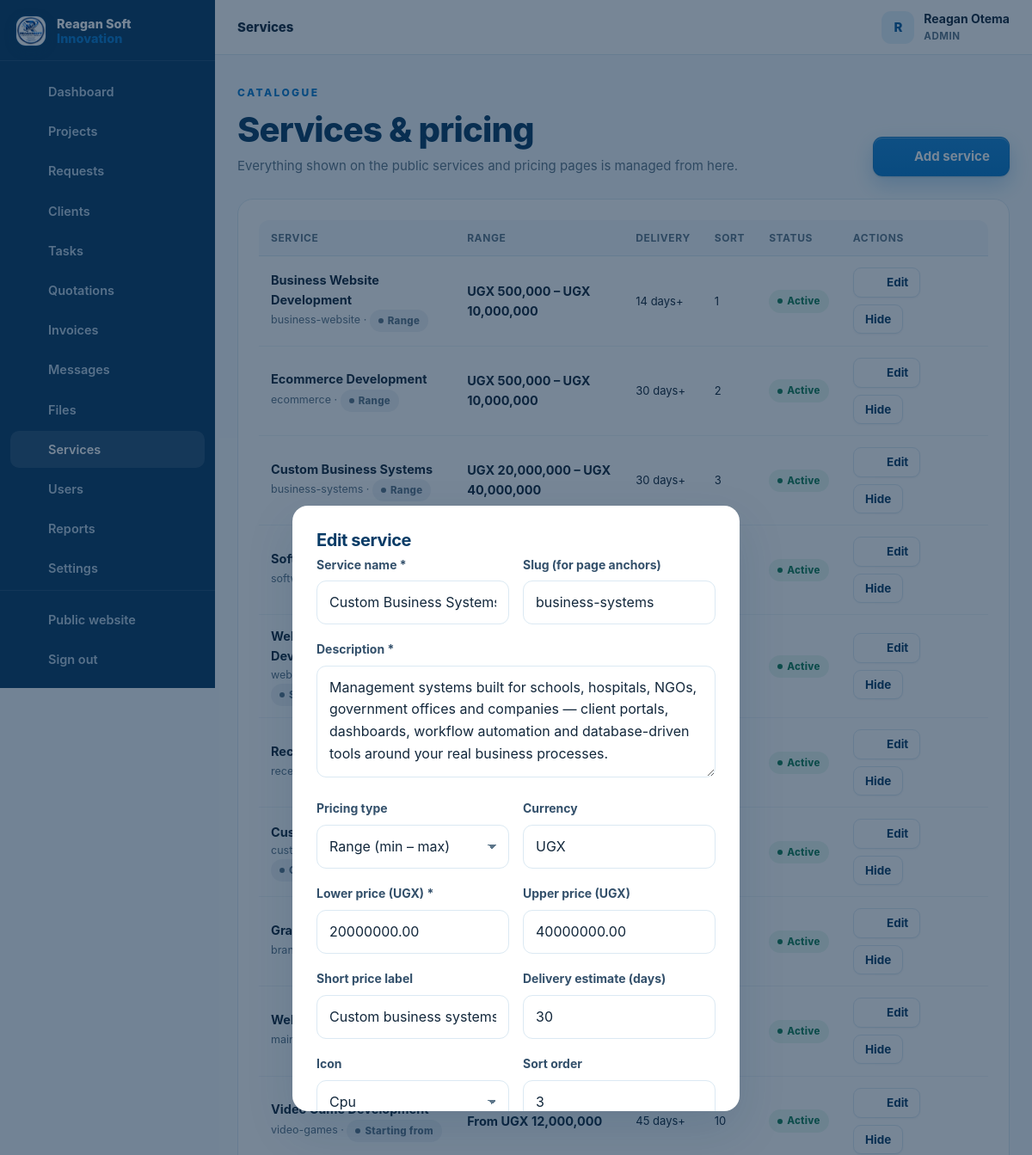
The page /admin/services.php?edit=3 (signed in, upper part) on the database as committed earlier.
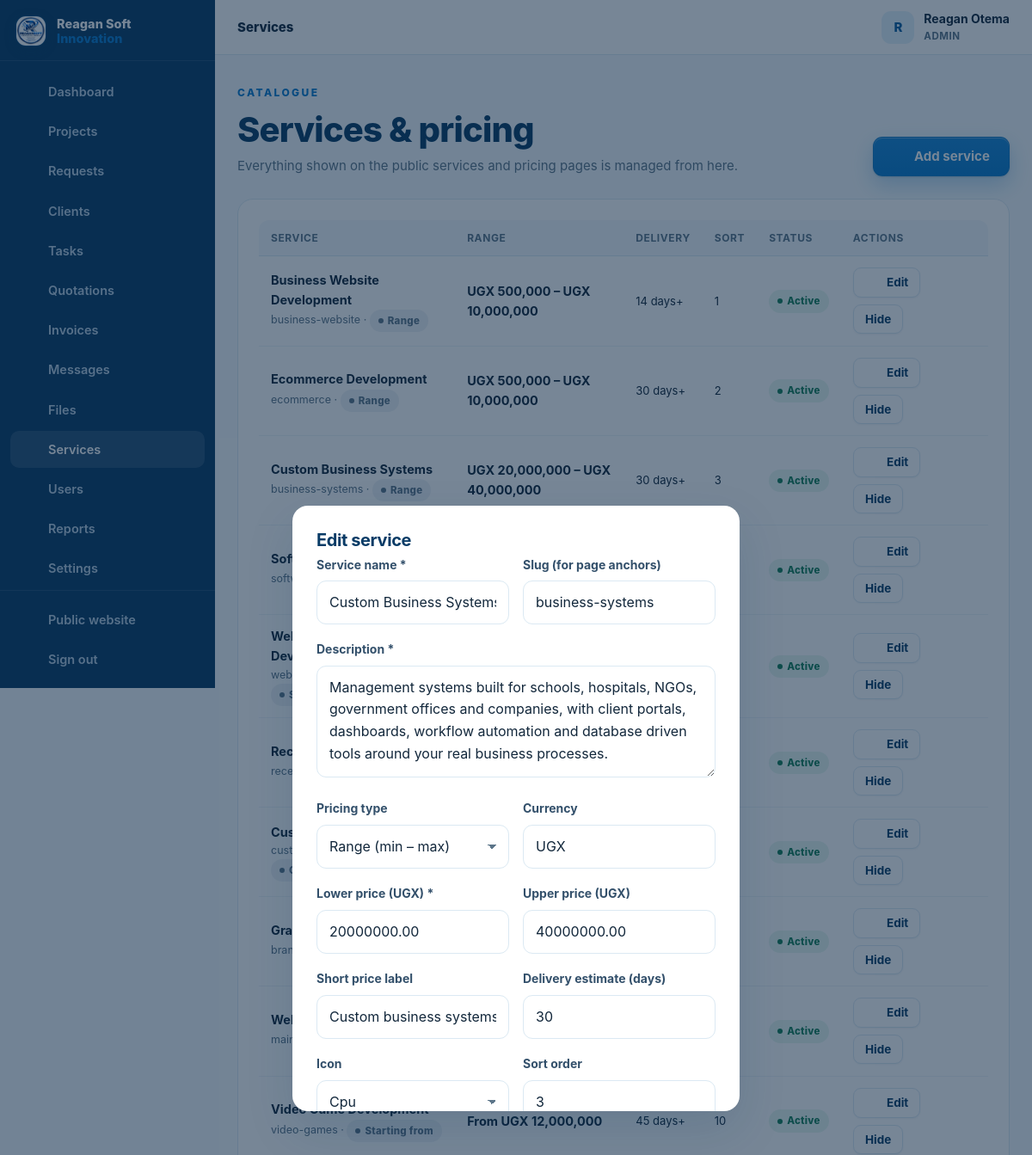
The same page on the database as committed later.
### tables this page shows
CREATE TABLE services (
  id INT UNSIGNED AUTO_INCREMENT PRIMARY KEY,
  name VARCHAR(150) NOT NULL,
  slug VARCHAR(160) NOT NULL UNIQUE,
  description TEXT NOT NULL,
  price_min DECIMAL(14,2) NOT NULL DEFAULT 0,    
  price_max DECIMAL(14,2) NULL,                   
  currency VARCHAR(8) NOT NULL DEFAULT 'UGX',
  pricing_type ENUM('range','starting_from','contact_for_quote') NOT NULL DEFAULT 'starting_from',
  price_note VARCHAR(120) NOT NULL DEFAULT '',    
  features TEXT NULL,                  
  delivery_days INT UNSIGNED NULL,     
  icon VARCHAR(60) NOT NULL DEFAULT 'code-s',    
  status ENUM('active','inactive') NOT NULL DEFAULT 'active',
  sort_order INT UNSIGNED NOT NULL DEFAULT 0,
  created_at TIMESTAMP DEFAULT CURRENT_TIMESTAMP,
  INDEX idx_services_status (status)
);

### config/config.php (called while the page is built, shortened)
<?php
function db(): PDO {
    static $pdo = null;
    if ($pdo === null) {
        try {
            $pdo = new PDO(
                'mysql:host=' . DB_HOST . ';dbname=' . DB_NAME . ';charset=utf8mb4',
                DB_USER,
                DB_PASS,
                [
                    PDO::ATTR_ERRMODE            => PDO::ERRMODE_EXCEPTION,
                    PDO::ATTR_DEFAULT_FETCH_MODE => PDO::FETCH_ASSOC,
                    PDO::ATTR_EMULATE_PREPARES   => false,
                    PDO::ATTR_STRINGIFY_FETCHES  => false,
                ]
            );
        } catch (PDOException $e) {
            log_error('DB connection failed: ' . $e->getMessage());
            http_response_code(500);
            exit('Unable to connect to the database. Please check the installation.');
        }
    }
    return $pdo;
}
function e(mixed $value): string {
    return htmlspecialchars((string)($value ?? ''), ENT_QUOTES, 'UTF-8');
}
require_once __DIR__ . '/../inc/functions.php';

### admin/services.php (the view, shortened to what the changed rows need)
<?php
require __DIR__ . '/../config/config.php';
$pdo = db();
$services = $pdo->query("SELECT * FROM services ORDER BY sort_order, id")->fetchAll();
$edit = null;
if (isset($_GET['edit'])) {
    $st = $pdo->prepare('SELECT * FROM services WHERE id = ?');
    $st->execute([(int)$_GET['edit']]);
    $edit = $st->fetch() ?: null;
}
$iconOptions = ['globe', 'cpu', 'cart', 'code-s', 'palette', 'shield', 'layers', 'doc', 'users', 'chart', 'settings'];
$currency = settings('currency');
dashboard_head(['title' => 'Services', 'active' => 'services', 'crumb' => 'Services']);
?>
<div class="dash-head">
  <div>
    <h2>Services &amp; pricing</h2>
  </div>
</div>
<div class="modal-backdrop <?= $edit ? 'open' : '' ?>" id="service-modal">
  <div class="modal">
    <form method="post" action="services.php">
      <div class="form-row">
        <div class="field"><label for="name">Service name *</label><input class="input" id="name" name="name" required maxlength="150" value="<?= e($edit['name'] ?? '') ?>" placeholder="e.g. Business Website Development"></div>
        <div class="field"><label for="slug">Slug (for page anchors)</label><input class="input" id="slug" name="slug" maxlength="160" value="<?= e($edit['slug'] ?? '') ?>" placeholder="auto-generated"></div>
      </div>
      <div class="field"><label for="description">Description *</label><textarea class="textarea" id="description" name="description" required rows="3"><?= e($edit['description'] ?? '') ?></textarea></div>
      <div class="form-row">
        <div class="field"><label for="pricing_type">Pricing type</label>
          <select class="select" id="pricing_type" name="pricing_type">
            <?php foreach (['range' => 'Range (min – max)', 'starting_from' => 'Starting from (min only)', 'contact_for_quote' => 'Contact for a quote'] as $k => $v): ?>
              <option value="<?= $k ?>" <?= ($edit['pricing_type'] ?? 'range') === $k ? 'selected' : '' ?>><?= $v ?></option>
            <?php endforeach; ?>
          </select>
        </div>
        <div class="field"><label for="currency">Currency</label><input class="input" id="currency" name="currency" maxlength="8" value="<?= e($edit['currency'] ?? $currency) ?>"></div>
      </div>
      <div class="form-row">
        <div class="field"><label for="price_min">Lower price (<?= e($currency) ?>) *</label><input class="input" id="price_min" name="price_min" type="number" min="0" step="100" required value="<?= e($edit ? (string)$edit['price_min'] : '') ?>"></div>
        <div class="field"><label for="price_max">Upper price (<?= e($currency) ?>)</label><input class="input" id="price_max" name="price_max" type="number" min="0" step="100" value="<?= e($edit && $edit['price_max'] !== null ? (string)$edit['price_max'] : '') ?>" placeholder="Required for ranges"></div>
      </div>
      <div class="form-row">
        <div class="field"><label for="price_note">Short price label</label><input class="input" id="price_note" name="price_note" maxlength="120" value="<?= e($edit['price_note'] ?? '') ?>" placeholder="e.g. Professional websites"></div>
        <div class="field"><label for="delivery_days">Delivery estimate (days)</label><input class="input" id="delivery_days" name="delivery_days" type="number" min="0" value="<?= e($edit && $edit['delivery_days'] !== null ? (string)$edit['delivery_days'] : '') ?>"></div>
      </div>
      <div class="form-row">
        <div class="field"><label for="icon">Icon</label>
          <select class="select" id="icon" name="icon">
            <?php foreach ($iconOptions as $io): ?><option value="<?= $io ?>" <?= ($edit['icon'] ?? 'code-s') === $io ? 'selected' : '' ?>><?= e(ucwords(str_replace('-', ' ', $io))) ?></option><?php endforeach; ?>
          </select>
        </div>
        <div class="field"><label for="sort_order">Sort order</label><input class="input" id="sort_order" name="sort_order" type="number" min="0" value="<?= e($edit['sort_order'] ?? '0') ?>"></div>
      </div>
    </form>
  </div>
</div>
<section class="panel">
  <?php if ($services): ?>
    <div class="table-wrap">
      <table class="table">
        <thead><tr><th>Service</th><th>Range</th><th>Delivery</th><th>Sort</th><th>Status</th><th>Actions</th></tr></thead>
        <tbody>
          <?php foreach ($services as $s): ?>
            <tr>
              <td><span class="row-title"><?= e($s['name']) ?></span><div class="row-sub"><?= e($s['slug']) ?> · <span class="badge gray"><?= e(pricing_type_label($s['pricing_type'])) ?></span></div></td>
              <td><b><?= e(service_price_display($s, $currency)) ?></b></td>
              <td class="small"><?= $s['delivery_days'] ? (int)$s['delivery_days'] . ' days+' : '—' ?></td>
              <td class="small"><?= (int)$s['sort_order'] ?></td>
              <td><?= status_badge($s['status']) ?></td>
              <td style="min-width:170px">
                <div style="display:flex;gap:8px;flex-wrap:wrap">
                  <a class="btn btn-ghost btn-sm" href="services.php?edit=<?= (int)$s['id'] ?>#service-modal" data-modal-open="service-modal"><?= icon('edit') ?> Edit</a>
                  <form method="post" data-confirm="<?= $s['status'] === 'active' ? 'Hide this service from the website?' : 'Show this service on the website?' ?>">
                    <button class="btn btn-ghost btn-sm" type="submit"><?= $s['status'] === 'active' ? 'Hide' : 'Show' ?></button>
                  </form>
                </div>
              </td>
            </tr>
          <?php endforeach; ?>
        </tbody>
      </table>
    </div>
  <?php else: ?>
    <div class="empty"><?= icon('globe') ?><h4>No services yet</h4><p>Add services to populate the public website and pricing page.</p></div>
  <?php endif; ?>
</section>

### inc/functions.php (shortened to what the changed rows need)
<?php
function settings(?string $key = null, ?string $default = ''): string {
    static $cache = null;
    if ($cache === null) {
        $cache = ['company_name' => APP_NAME, 'company_phone' => '+256730314979', 'currency' => 'UGX'];
        try {
            $rows = db()->query('SELECT setting_key, setting_value FROM settings')->fetchAll();
            foreach ($rows as $r) {
                $cache[$r['setting_key']] = (string)$r['setting_value'];
            }
        } catch (Throwable $e) {
            log_error('settings() fallback: ' . $e->getMessage());
        }
    }
    return $cache[$key] ?? $default;
}
function money(mixed $amount, string $currency = 'UGX'): string {
    $amount = (float)$amount;
    if ($currency !== '') {
        return $currency . ' ' . number_format($amount, 0);
    }
    return number_format($amount, 0);
}
function pricing_type_label(string $type): string {
    return [
        'range'             => 'Range',
        'starting_from'     => 'Starting from',
        'contact_for_quote' => 'Contact for a quote',
    ][$type] ?? 'Starting from';
}
function service_price_display(array $s, string $currency = ''): string {
    $currency = $currency !== '' ? $currency : settings('currency');
    $type = (string)($s['pricing_type'] ?? 'starting_from');
    $min = (float)($s['price_min'] ?? 0);
    $max = (float)($s['price_max'] ?? 0);
    if ($type === 'contact_for_quote') return 'Contact for a quote';
    if ($type === 'range') {
        return $max > $min ? money($min, $currency) . ' – ' . money($max, $currency) : money($min, $currency);
    }
    return 'From ' . money($min, $currency);
}
function status_badge(string $status): string {
    $class = [
        'NEW' => 'blue', 'REVIEWING' => 'sky', 'QUOTATION' => 'violet',
        'APPROVED' => 'cyan', 'IN_PROGRESS' => 'blue', 'WAITING_FOR_CLIENT' => 'amber',
        'TESTING' => 'violet', 'COMPLETED' => 'green', 'CANCELLED' => 'red',
        'TODO' => 'gray', 'REVIEW' => 'violet',
        'draft' => 'gray', 'sent' => 'blue', 'accepted' => 'green', 'rejected' => 'red', 'expired' => 'amber', 'cancelled' => 'red',
        'paid' => 'green', 'partially_paid' => 'amber', 'overdue' => 'red',
        'active' => 'green', 'inactive' => 'red',
        'read' => 'gray', 'unread' => 'blue',
    ];
    $label = ucwords(str_replace('_', ' ', strtolower((string)$status)));
    return '<span class="badge ' . ($class[$status] ?? 'gray') . '">' . e($label) . '</span>';
}
function icon(string $name, string $class = ''): string {
    $path = $paths[$name] ?? $paths['code-s'];
    $cls = $class !== '' ? ' class="' . e($class) . '"' : '';
    return '<svg' . $cls . ' viewBox="0 0 24 24" fill="none" stroke="currentColor" stroke-width="1.8" stroke-linecap="round" stroke-linejoin="round" aria-hidden="true">' . $path . '</svg>';
}
require_once __DIR__ . '/layout.php';

Rows that differ between the two databases and show on the page:
changed services "Custom Business Systems": description "…NGOs, government offices and companies — client portals, dashboards, workflow automation and database-driven tools around your real…" → "…NGOs, government offices and companies, with client portals, dashboards, workflow automation and database driven tools around your real…"
